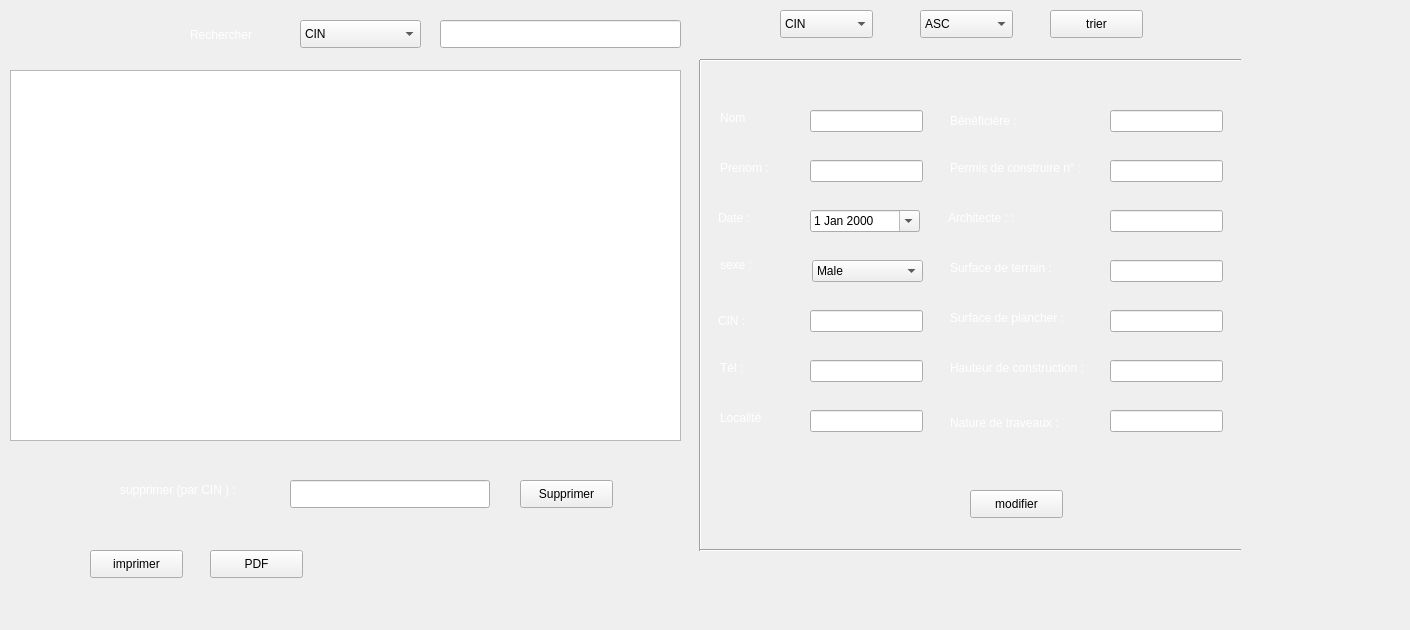
   <widget class="QWidget" name="tab_2">
    <attribute name="title">
     <string>Afficher</string>
    </attribute>
    <widget class="QTableView" name="tab_permis">
     <property name="geometry">
      <rect>
       <x>10</x>
       <y>70</y>
       <width>671</width>
       <height>371</height>
      </rect>
     </property>
     <property name="styleSheet">
      <string notr="true"/>
     </property>
    </widget>
    <widget class="QLineEdit" name="le_recherche_p">
     <property name="geometry">
      <rect>
       <x>440</x>
       <y>20</y>
       <width>241</width>
       <height>28</height>
      </rect>
     </property>
    </widget>
    <widget class="QLineEdit" name="le_suppPERMIS">
     <property name="geometry">
      <rect>
       <x>290</x>
       <y>480</y>
       <width>200</width>
       <height>28</height>
      </rect>
     </property>
    </widget>
    <widget class="QPushButton" name="pb_suppPERMIS">
     <property name="geometry">
      <rect>
       <x>520</x>
       <y>480</y>
       <width>93</width>
       <height>28</height>
      </rect>
     </property>
     <property name="sizeIncrement">
      <size>
       <width>0</width>
       <height>0</height>
      </size>
     </property>
     <property name="text">
      <string>Supprimer</string>
     </property>
    </widget>
    <widget class="QLabel" name="label_89">
     <property name="geometry">
      <rect>
       <x>120</x>
       <y>480</y>
       <width>151</width>
       <height>21</height>
      </rect>
     </property>
     <property name="text">
      <string>&lt;html&gt;&lt;head/&gt;&lt;body&gt;&lt;p&gt;&lt;span style=&quot; font-size:9pt; color:#ffffff;&quot;&gt;supprimer (par CIN ) :&lt;/span&gt;&lt;/p&gt;&lt;/body&gt;&lt;/html&gt;</string>
     </property>
    </widget>
    <widget class="QLabel" name="label_171">
     <property name="geometry">
      <rect>
       <x>950</x>
       <y>160</y>
       <width>161</width>
       <height>16</height>
      </rect>
     </property>
     <property name="text">
      <string>&lt;html&gt;&lt;head/&gt;&lt;body&gt;&lt;p&gt;&lt;span style=&quot; color:#ffffff;&quot;&gt;Permis de construire n° :&lt;/span&gt;&lt;/p&gt;&lt;/body&gt;&lt;/html&gt;</string>
     </property>
    </widget>
    <widget class="QLabel" name="label_172">
     <property name="geometry">
      <rect>
       <x>950</x>
       <y>310</y>
       <width>161</width>
       <height>16</height>
      </rect>
     </property>
     <property name="text">
      <string>&lt;html&gt;&lt;head/&gt;&lt;body&gt;&lt;p&gt;&lt;span style=&quot; color:#ffffff;&quot;&gt;Surface de plancher :&lt;/span&gt;&lt;/p&gt;&lt;/body&gt;&lt;/html&gt;</string>
     </property>
    </widget>
    <widget class="QLabel" name="label_149">
     <property name="geometry">
      <rect>
       <x>950</x>
       <y>113</y>
       <width>71</width>
       <height>16</height>
      </rect>
     </property>
     <property name="text">
      <string>&lt;html&gt;&lt;head/&gt;&lt;body&gt;&lt;p&gt;&lt;span style=&quot; color:#ffffff;&quot;&gt;Bénéficière :&lt;/span&gt;&lt;/p&gt;&lt;/body&gt;&lt;/html&gt;</string>
     </property>
    </widget>
    <widget class="QLabel" name="label_173">
     <property name="geometry">
      <rect>
       <x>950</x>
       <y>260</y>
       <width>161</width>
       <height>16</height>
      </rect>
     </property>
     <property name="text">
      <string>&lt;html&gt;&lt;head/&gt;&lt;body&gt;&lt;p&gt;&lt;span style=&quot; color:#ffffff;&quot;&gt;Surface de terrain :&lt;/span&gt;&lt;/p&gt;&lt;/body&gt;&lt;/html&gt;</string>
     </property>
    </widget>
    <widget class="QLabel" name="label_174">
     <property name="geometry">
      <rect>
       <x>950</x>
       <y>415</y>
       <width>161</width>
       <height>16</height>
      </rect>
     </property>
     <property name="text">
      <string>&lt;html&gt;&lt;head/&gt;&lt;body&gt;&lt;p&gt;&lt;span style=&quot; color:#ffffff;&quot;&gt;Nature de traveaux :&lt;/span&gt;&lt;/p&gt;&lt;/body&gt;&lt;/html&gt;</string>
     </property>
    </widget>
    <widget class="QLabel" name="label_175">
     <property name="geometry">
      <rect>
       <x>950</x>
       <y>360</y>
       <width>161</width>
       <height>16</height>
      </rect>
     </property>
     <property name="text">
      <string>&lt;html&gt;&lt;head/&gt;&lt;body&gt;&lt;p&gt;&lt;span style=&quot; color:#ffffff;&quot;&gt;Hauteur de construction :&lt;/span&gt;&lt;/p&gt;&lt;/body&gt;&lt;/html&gt;</string>
     </property>
    </widget>
    <widget class="QLabel" name="label_176">
     <property name="geometry">
      <rect>
       <x>720</x>
       <y>410</y>
       <width>55</width>
       <height>16</height>
      </rect>
     </property>
     <property name="text">
      <string>&lt;html&gt;&lt;head/&gt;&lt;body&gt;&lt;p&gt;&lt;span style=&quot; color:#ffffff;&quot;&gt;Localité&lt;/span&gt;&lt;/p&gt;&lt;/body&gt;&lt;/html&gt;</string>
     </property>
    </widget>
    <widget class="QLabel" name="label_147">
     <property name="geometry">
      <rect>
       <x>948</x>
       <y>210</y>
       <width>71</width>
       <height>16</height>
      </rect>
     </property>
     <property name="text">
      <string>&lt;html&gt;&lt;head/&gt;&lt;body&gt;&lt;p&gt;&lt;span style=&quot; color:#ffffff;&quot;&gt;Architecte : :&lt;/span&gt;&lt;/p&gt;&lt;/body&gt;&lt;/html&gt;</string>
     </property>
    </widget>
    <widget class="QLabel" name="label">
     <property name="geometry">
      <rect>
       <x>720</x>
       <y>250</y>
       <width>131</width>
       <height>31</height>
      </rect>
     </property>
     <property name="text">
      <string>&lt;html&gt;&lt;head/&gt;&lt;body&gt;&lt;p&gt;&lt;span style=&quot; color:#ffffff;&quot;&gt;sexe :&lt;/span&gt;&lt;/p&gt;&lt;/body&gt;&lt;/html&gt;</string>
     </property>
     <property name="textFormat">
      <enum>Qt::AutoText</enum>
     </property>
    </widget>
    <widget class="QLabel" name="label_117">
     <property name="geometry">
      <rect>
       <x>720</x>
       <y>360</y>
       <width>55</width>
       <height>16</height>
      </rect>
     </property>
     <property name="text">
      <string>&lt;html&gt;&lt;head/&gt;&lt;body&gt;&lt;p&gt;&lt;span style=&quot; color:#ffffff;&quot;&gt;Tél :&lt;/span&gt;&lt;/p&gt;&lt;/body&gt;&lt;/html&gt;</string>
     </property>
    </widget>
    <widget class="QLabel" name="label_113">
     <property name="geometry">
      <rect>
       <x>718</x>
       <y>210</y>
       <width>56</width>
       <height>16</height>
      </rect>
     </property>
     <property name="text">
      <string>&lt;html&gt;&lt;head/&gt;&lt;body&gt;&lt;p&gt;&lt;span style=&quot; color:#ffffff;&quot;&gt;Date :&lt;/span&gt;&lt;/p&gt;&lt;/body&gt;&lt;/html&gt;</string>
     </property>
    </widget>
    <widget class="QLabel" name="label_115">
     <property name="geometry">
      <rect>
       <x>720</x>
       <y>160</y>
       <width>55</width>
       <height>16</height>
      </rect>
     </property>
     <property name="text">
      <string>&lt;html&gt;&lt;head/&gt;&lt;body&gt;&lt;p&gt;&lt;span style=&quot; color:#ffffff;&quot;&gt;Prenom :&lt;/span&gt;&lt;/p&gt;&lt;/body&gt;&lt;/html&gt;</string>
     </property>
    </widget>
    <widget class="QLabel" name="label_118">
     <property name="geometry">
      <rect>
       <x>718</x>
       <y>313</y>
       <width>56</width>
       <height>16</height>
      </rect>
     </property>
     <property name="text">
      <string>&lt;html&gt;&lt;head/&gt;&lt;body&gt;&lt;p&gt;&lt;span style=&quot; color:#ffffff;&quot;&gt;CIN :&lt;/span&gt;&lt;/p&gt;&lt;/body&gt;&lt;/html&gt;</string>
     </property>
    </widget>
    <widget class="QLabel" name="label_119">
     <property name="geometry">
      <rect>
       <x>720</x>
       <y>110</y>
       <width>55</width>
       <height>16</height>
      </rect>
     </property>
     <property name="text">
      <string>&lt;html&gt;&lt;head/&gt;&lt;body&gt;&lt;p&gt;&lt;span style=&quot; color:#ffffff;&quot;&gt;Nom&lt;/span&gt;&lt;/p&gt;&lt;/body&gt;&lt;/html&gt;</string>
     </property>
    </widget>
    <widget class="QPushButton" name="pb_modifier">
     <property name="geometry">
      <rect>
       <x>970</x>
       <y>490</y>
       <width>93</width>
       <height>28</height>
      </rect>
     </property>
     <property name="text">
      <string>modifier</string>
     </property>
    </widget>
    <widget class="QLineEdit" name="le_name_modif">
     <property name="geometry">
      <rect>
       <x>810</x>
       <y>110</y>
       <width>113</width>
       <height>22</height>
      </rect>
     </property>
    </widget>
    <widget class="QLineEdit" name="le_prenom_modif">
     <property name="geometry">
      <rect>
       <x>810</x>
       <y>160</y>
       <width>113</width>
       <height>22</height>
      </rect>
     </property>
    </widget>
    <widget class="QLineEdit" name="le_cinP_modif">
     <property name="geometry">
      <rect>
       <x>810</x>
       <y>310</y>
       <width>113</width>
       <height>22</height>
      </rect>
     </property>
     <property name="readOnly">
      <bool>true</bool>
     </property>
    </widget>
    <widget class="QLineEdit" name="le_tel_modif">
     <property name="geometry">
      <rect>
       <x>810</x>
       <y>360</y>
       <width>113</width>
       <height>22</height>
      </rect>
     </property>
    </widget>
    <widget class="QLineEdit" name="le_localite_modif">
     <property name="geometry">
      <rect>
       <x>810</x>
       <y>410</y>
       <width>113</width>
       <height>22</height>
      </rect>
     </property>
    </widget>
    <widget class="QLineEdit" name="le_beneficiere_modif">
     <property name="geometry">
      <rect>
       <x>1110</x>
       <y>110</y>
       <width>113</width>
       <height>22</height>
      </rect>
     </property>
    </widget>
    <widget class="QLineEdit" name="le_nbr_modif">
     <property name="geometry">
      <rect>
       <x>1110</x>
       <y>160</y>
       <width>113</width>
       <height>22</height>
      </rect>
     </property>
    </widget>
    <widget class="QLineEdit" name="le_architecte_modif">
     <property name="geometry">
      <rect>
       <x>1110</x>
       <y>210</y>
       <width>113</width>
       <height>22</height>
      </rect>
     </property>
    </widget>
    <widget class="QLineEdit" name="le_terrain_modif">
     <property name="geometry">
      <rect>
       <x>1110</x>
       <y>260</y>
       <width>113</width>
       <height>22</height>
      </rect>
     </property>
    </widget>
    <widget class="QLineEdit" name="le_plancher_modif">
     <property name="geometry">
      <rect>
       <x>1110</x>
       <y>310</y>
       <width>113</width>
       <height>22</height>
      </rect>
     </property>
    </widget>
    <widget class="QLineEdit" name="le_hauteur_modif">
     <property name="geometry">
      <rect>
       <x>1110</x>
       <y>360</y>
       <width>113</width>
       <height>22</height>
      </rect>
     </property>
    </widget>
    <widget class="QLineEdit" name="le_nature_modif">
     <property name="geometry">
      <rect>
       <x>1110</x>
       <y>410</y>
       <width>113</width>
       <height>22</height>
      </rect>
     </property>
    </widget>
    <widget class="QComboBox" name="cmb_P">
     <property name="geometry">
      <rect>
       <x>300</x>
       <y>20</y>
       <width>121</width>
       <height>28</height>
      </rect>
     </property>
     <item>
      <property name="text">
       <string>CIN</string>
      </property>
     </item>
     <item>
      <property name="text">
       <string>NOM</string>
      </property>
     </item>
     <item>
      <property name="text">
       <string>PRENOM</string>
      </property>
     </item>
     <item>
      <property name="text">
       <string>NBR</string>
      </property>
     </item>
     <item>
      <property name="text">
       <string>TEL</string>
      </property>
     </item>
    </widget>
    <widget class="QPushButton" name="pb_tri_cin">
     <property name="geometry">
      <rect>
       <x>1050</x>
       <y>10</y>
       <width>93</width>
       <height>28</height>
      </rect>
     </property>
     <property name="text">
      <string>trier</string>
     </property>
    </widget>
    <widget class="QPushButton" name="pb_imprimer">
     <property name="geometry">
      <rect>
       <x>90</x>
       <y>550</y>
       <width>93</width>
       <height>28</height>
      </rect>
     </property>
     <property name="styleSheet">
      <string notr="true"/>
     </property>
     <property name="text">
      <string>imprimer</string>
     </property>
    </widget>
    <widget class="QComboBox" name="colone_tri">
     <property name="geometry">
      <rect>
       <x>780</x>
       <y>10</y>
       <width>93</width>
       <height>28</height>
      </rect>
     </property>
     <item>
      <property name="text">
       <string>CIN</string>
      </property>
     </item>
     <item>
      <property name="text">
       <string>TEL</string>
      </property>
     </item>
     <item>
      <property name="text">
       <string>PRENOM</string>
      </property>
     </item>
     <item>
      <property name="text">
       <string>NOM</string>
      </property>
     </item>
    </widget>
    <widget class="QComboBox" name="ordre_tri">
     <property name="geometry">
      <rect>
       <x>920</x>
       <y>10</y>
       <width>93</width>
       <height>28</height>
      </rect>
     </property>
     <item>
      <property name="text">
       <string>ASC</string>
      </property>
     </item>
     <item>
      <property name="text">
       <string>DESC</string>
      </property>
     </item>
    </widget>
    <widget class="QPushButton" name="pb_pdf">
     <property name="geometry">
      <rect>
       <x>210</x>
       <y>550</y>
       <width>93</width>
       <height>28</height>
      </rect>
     </property>
     <property name="text">
      <string>PDF</string>
     </property>
    </widget>
    <widget class="QLabel" name="label_120">
     <property name="geometry">
      <rect>
       <x>190</x>
       <y>20</y>
       <width>91</width>
       <height>31</height>
      </rect>
     </property>
     <property name="text">
      <string>&lt;html&gt;&lt;head/&gt;&lt;body&gt;&lt;p&gt;&lt;span style=&quot; color:#ffffff;&quot;&gt;Rechercher&lt;/span&gt;&lt;/p&gt;&lt;/body&gt;&lt;/html&gt;</string>
     </property>
    </widget>
    <widget class="Line" name="line_38">
     <property name="geometry">
      <rect>
       <x>690</x>
       <y>60</y>
       <width>20</width>
       <height>491</height>
      </rect>
     </property>
     <property name="orientation">
      <enum>Qt::Vertical</enum>
     </property>
    </widget>
    <widget class="Line" name="line_39">
     <property name="geometry">
      <rect>
       <x>700</x>
       <y>50</y>
       <width>541</width>
       <height>20</height>
      </rect>
     </property>
     <property name="orientation">
      <enum>Qt::Horizontal</enum>
     </property>
    </widget>
    <widget class="Line" name="line_40">
     <property name="geometry">
      <rect>
       <x>700</x>
       <y>540</y>
       <width>541</width>
       <height>20</height>
      </rect>
     </property>
     <property name="orientation">
      <enum>Qt::Horizontal</enum>
     </property>
    </widget>
    <widget class="QDateEdit" name="le_dateP_modif">
     <property name="geometry">
      <rect>
       <x>810</x>
       <y>210</y>
       <width>110</width>
       <height>22</height>
      </rect>
     </property>
     <property name="calendarPopup">
      <bool>true</bool>
     </property>
    </widget>
    <widget class="QComboBox" name="le_sexe_modif_2">
     <property name="geometry">
      <rect>
       <x>812</x>
       <y>260</y>
       <width>111</width>
       <height>22</height>
      </rect>
     </property>
     <item>
      <property name="text">
       <string>Male</string>
      </property>
     </item>
     <item>
      <property name="text">
       <string>Female</string>
      </property>
     </item>
    </widget>
    <widget class="QLabel" name="label_4">
     <property name="geometry">
      <rect>
       <x>0</x>
       <y>0</y>
       <width>1401</width>
       <height>621</height>
      </rect>
     </property>
     <property name="text">
      <string/>
     </property>
    </widget>
    <zorder>label_4</zorder>
    <zorder>tab_permis</zorder>
    <zorder>le_recherche_p</zorder>
    <zorder>le_suppPERMIS</zorder>
    <zorder>pb_suppPERMIS</zorder>
    <zorder>label_89</zorder>
    <zorder>label_171</zorder>
    <zorder>label_172</zorder>
    <zorder>label_149</zorder>
    <zorder>label_173</zorder>
    <zorder>label_174</zorder>
    <zorder>label_175</zorder>
    <zorder>label_176</zorder>
    <zorder>label_147</zorder>
    <zorder>label</zorder>
    <zorder>label_117</zorder>
    <zorder>label_113</zorder>
    <zorder>label_115</zorder>
    <zorder>label_118</zorder>
    <zorder>label_119</zorder>
    <zorder>pb_modifier</zorder>
    <zorder>le_name_modif</zorder>
    <zorder>le_prenom_modif</zorder>
    <zorder>le_cinP_modif</zorder>
    <zorder>le_tel_modif</zorder>
    <zorder>le_localite_modif</zorder>
    <zorder>le_beneficiere_modif</zorder>
    <zorder>le_nbr_modif</zorder>
    <zorder>le_architecte_modif</zorder>
    <zorder>le_terrain_modif</zorder>
    <zorder>le_plancher_modif</zorder>
    <zorder>le_hauteur_modif</zorder>
    <zorder>le_nature_modif</zorder>
    <zorder>cmb_P</zorder>
    <zorder>pb_tri_cin</zorder>
    <zorder>pb_imprimer</zorder>
    <zorder>colone_tri</zorder>
    <zorder>ordre_tri</zorder>
    <zorder>pb_pdf</zorder>
    <zorder>label_120</zorder>
    <zorder>line_38</zorder>
    <zorder>line_39</zorder>
    <zorder>line_40</zorder>
    <zorder>le_dateP_modif</zorder>
    <zorder>le_sexe_modif_2</zorder>
   </widget>
